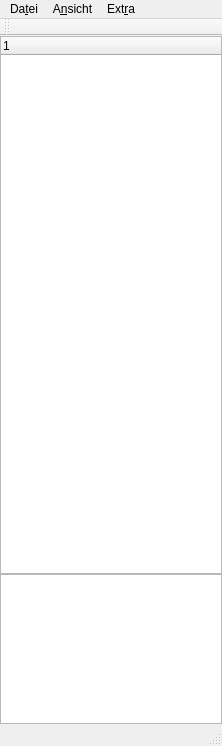
<?xml version="1.0" encoding="UTF-8"?>
<ui version="4.0">
 <class>MainWindow</class>
 <widget class="QMainWindow" name="MainWindow">
  <property name="geometry">
   <rect>
    <x>0</x>
    <y>0</y>
    <width>222</width>
    <height>746</height>
   </rect>
  </property>
  <property name="windowTitle">
   <string>MainWindow</string>
  </property>
  <widget class="QWidget" name="centralWidget">
   <layout class="QVBoxLayout" name="verticalLayout">
    <property name="spacing">
     <number>0</number>
    </property>
    <property name="leftMargin">
     <number>0</number>
    </property>
    <property name="topMargin">
     <number>0</number>
    </property>
    <property name="rightMargin">
     <number>0</number>
    </property>
    <property name="bottomMargin">
     <number>0</number>
    </property>
    <item>
     <widget class="QTreeWidget" name="treeWidget">
      <property name="maximumSize">
       <size>
        <width>16777214</width>
        <height>16777215</height>
       </size>
      </property>
      <property name="selectionMode">
       <enum>QAbstractItemView::SingleSelection</enum>
      </property>
      <property name="columnCount">
       <number>1</number>
      </property>
      <column>
       <property name="text">
        <string notr="true">1</string>
       </property>
      </column>
     </widget>
    </item>
    <item>
     <widget class="QTextEdit" name="textEdit">
      <property name="maximumSize">
       <size>
        <width>16777215</width>
        <height>150</height>
       </size>
      </property>
     </widget>
    </item>
   </layout>
  </widget>
  <widget class="QMenuBar" name="menuBar">
   <property name="geometry">
    <rect>
     <x>0</x>
     <y>0</y>
     <width>222</width>
     <height>20</height>
    </rect>
   </property>
   <widget class="QMenu" name="menuDatei">
    <property name="title">
     <string>Da&amp;tei</string>
    </property>
    <addaction name="actionSpeichern"/>
    <addaction name="separator"/>
    <addaction name="actionBeenden"/>
   </widget>
   <widget class="QMenu" name="menuAnsicht">
    <property name="title">
     <string>A&amp;nsicht</string>
    </property>
    <addaction name="actionAlle_Fenster_schli_en"/>
    <addaction name="actionBaumstruktur_zuklappen"/>
   </widget>
   <widget class="QMenu" name="menuEinstellung">
    <property name="title">
     <string>Ext&amp;ra</string>
    </property>
    <addaction name="actionCVD_OFF"/>
    <addaction name="separator"/>
    <addaction name="actionset_all_Function_OFF"/>
    <addaction name="actionset_all_Function_ON"/>
    <addaction name="separator"/>
    <addaction name="actionall_Breakpoint_s_OFF"/>
   </widget>
   <addaction name="menuDatei"/>
   <addaction name="menuAnsicht"/>
   <addaction name="menuEinstellung"/>
  </widget>
  <widget class="QToolBar" name="mainToolBar">
   <attribute name="toolBarArea">
    <enum>TopToolBarArea</enum>
   </attribute>
   <attribute name="toolBarBreak">
    <bool>false</bool>
   </attribute>
  </widget>
  <widget class="QStatusBar" name="statusBar"/>
  <action name="actionBeenden">
   <property name="text">
    <string>&amp;Beenden</string>
   </property>
   <property name="shortcut">
    <string>Ctrl+Q</string>
   </property>
  </action>
  <action name="actionAlle_Fenster_schli_en">
   <property name="text">
    <string>&amp;Alle Fenster schließen</string>
   </property>
   <property name="shortcut">
    <string>Ctrl+W</string>
   </property>
  </action>
  <action name="actionAlle_Breakpoints_zur_cksetzen">
   <property name="text">
    <string>Alle &amp;Breakpoints zurücksetzen</string>
   </property>
  </action>
  <action name="actionAlle_Funktionen_OFF">
   <property name="text">
    <string>Alle &amp;Funktionen OFF</string>
   </property>
  </action>
  <action name="actionAlle_Funktionen_ON">
   <property name="text">
    <string>Alle Funktionen &amp;ON</string>
   </property>
  </action>
  <action name="actionBaumstruktur_zuklappen">
   <property name="text">
    <string>Baumstruktur &amp;zuklappen</string>
   </property>
  </action>
  <action name="actionSpeichern">
   <property name="text">
    <string>&amp;Speichern</string>
   </property>
  </action>
  <action name="actionCVD_OFF">
   <property name="checkable">
    <bool>true</bool>
   </property>
   <property name="text">
    <string>&amp;set CVD OFF</string>
   </property>
  </action>
  <action name="actionset_all_Function_OFF">
   <property name="text">
    <string>&amp;all Function OFF</string>
   </property>
  </action>
  <action name="actionset_all_Function_ON">
   <property name="text">
    <string>all &amp;Function ON</string>
   </property>
  </action>
  <action name="actionall_Breakpoint_s_OFF">
   <property name="text">
    <string>all &amp;Breakpoint's OFF</string>
   </property>
  </action>
 </widget>
 <layoutdefault spacing="6" margin="11"/>
 <resources/>
 <connections/>
</ui>
